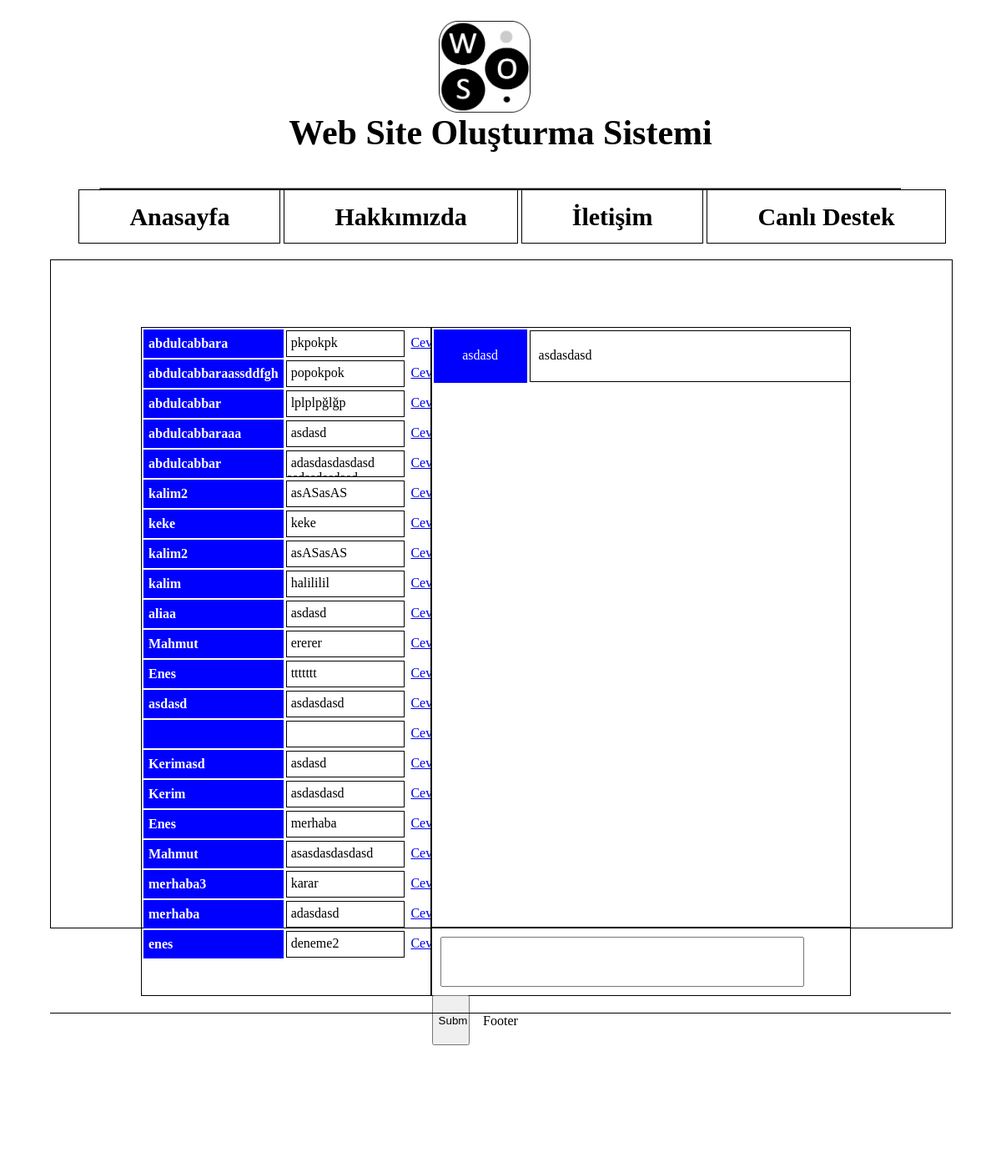
Screenshot of /index.php?sayfa=canlidestek_admin&oturum=8 with the database file from the repository.
### tables this page shows
CREATE TABLE `canli_destek` (
  `id` int(11) NOT NULL,
  `kullanici_adi` varchar(2000) NOT NULL,
  `kullanici_yazi` varchar(2000) NOT NULL,
  `tarih` datetime NOT NULL,
  `oturum` int(11) NOT NULL
);

### canlidestek_admin.php (the view, shortened to what this page needs)
<html>
<head>
</head>
<body>
<div class="canliDestekAdmin_Ekran">
<div class="canliDestekAdmin_Konusma">
<div class="canliDestekAdmin_Pencere">
<div class="canliDestekAdmin_Mesajlar">
<?php
include 'mysql_connect.php';
$sql4 = "SELECT kullanici_adi,kullanici_yazi,oturum,tarih FROM canli_destek order by tarih desc";
			$sorgu4 = $baglanti->query($sql4);
			echo '<table border="0px">';
			$oturum="";
			while($sonuc4=mysqli_fetch_assoc($sorgu4) )
			{
				$tut=$oturum;
				$oturum=$sonuc4['oturum'];
				if($tut!=$oturum)
				echo '<tr><td style="background-color:blue; color:white;"><b style="margin:0 5 0 5;">'.$sonuc4['kullanici_adi'].'</b></td><td><div style="border:1px solid black; width:140px; padding:5 0 0 0; overflow: hidden; height:25px;"><b style="margin:0 5 0 5;  font-weight:normal;">'.$sonuc4['kullanici_yazi'].'</a></div></td><td><div style=" width:60px; text-align:center; padding:5 0 0 0; height:25px;"><a style="" href="http://localhost:8080/WOS/index.php?sayfa=canlidestek_admin&oturum='.$oturum.'">Cevapla</a></div></td></tr>';
			}
			echo '</table>';
?>
</div>
<div class="canliDestekAdmin_Pencere_cevapver">
<div class="canliDestekAdmin_Pencere_cevap">
<?php
if(isset($_GET['oturum']))
{
		$oturum_id=$_GET['oturum'];
		$sql4 = "select ad,yazi,dt,ot from(
		select kullanici_adi ad,kullanici_yazi yazi, tarih dt, oturum ot from canli_destek
		union
		select 'Admin' ad,cevap yazi,date dt, oturum ot from canli_destek_cevap
		) tt
		where tt.ot='$oturum_id'
		order by tt.dt";
		$sorgu4 = $baglanti->query($sql4);
		echo '<table border="0px">';
		while($sonuc4=mysqli_fetch_assoc($sorgu4) )
		{
			if($sonuc4['ad']=="Admin"){
			echo '<tr><td style="background-color:red; color:white;"><div style="width:110px; border:1px solid black; height:40px; padding-top:20px; text-align:center;">'.$sonuc4['ad'].'</div></td><td><div style="width:590px; height:40px; padding:20 0 0 10; border:1px solid black; ">'.$sonuc4['yazi'].'</div></td></tr>';
			}
			else{
			echo '<tr><td style="background-color:blue; color:white;"><div style="width:110px; height:40px; padding-top:20px; text-align:center;">'.$sonuc4['ad'].'</div></td><td><div style="width:590px; height:40px; padding:20 0 0 10; border:1px solid black; ">'.$sonuc4['yazi'].'</div></td></tr>';
			}
		}
		echo '</table>';
}
?>
</div>
<div class="canliDestekAdmin_Pencere_cevapyaz">
<form method="POST">
<input type="text" name="admin_yazi" class="canliDestek_admin_Yazi_textbox"/>
<input type="submit" name="gonder_admin" class="canliDestek_admin_Yazi_button"/>
</form>
</div>
</div>
</div>
</div>
</div>
</body>
</html>

### index.php (shortened to what this page needs)
<html>
<head>
<link href="Desing/general.css" media="screen" rel="stylesheet" type="text/css">
</head>
<body>
<div class="anasayfa_Main">
<div class="anasayfa_Header">
<?php
	include('header.php');
?>
</div>
<div class="anasayfa_Body">
<?php
$sayfalar_klasor='./';
if(!empty($_GET['sayfa'])){
	$sayfalar=scandir($sayfalar_klasor,0);
	unset($sayfalar[0],$sayfalar[1]);
$sayfa=$_GET['sayfa'];
if(in_array($sayfa.'.php', $sayfalar)){
	include($sayfa.'.php');
}
else{
	echo 'Aradığınız sayfa bulunamadı';
}
}
else{
	include('body.php');
}
?>
</div>
<div class="anasayfa_Footer">
<?php
	include('footer.php');
?>
</div>
</div>
</body>
</html>

### header.php (shortened to what this page needs)
<html>
<head>
</head>
<body>
<div class="header_Bolum">
<a href="index.php?sayfa=body"><img src="Desing/Pictures/logo.png" class="header_Picture"/></a>
</div>
<div class="header_Bolum">
<h1 class="header_Text">Web Site Oluşturma Sistemi</h1>
</div>
<hr class="header_line"/>
<div class="header_Button">
<center>
<a href="index.php?sayfa=body">Anasayfa</a>
<a href="index.php?sayfa=hakkimizda">Hakkımızda</a>
<a href="index.php?sayfa=iletisim">İletişim</a>
<a href="index.php?sayfa=canlidestek">Canlı Destek</a>
</center>
</div>
</body>
</html>

### footer.php (shortened to what this page needs)
<html>
<head>
</head>
<body>
<div class="footer_Bolumler">
Footer
</div>
</body>
</html>

### Desing/general.css (style rules this page uses)
body { margin:0px; padding:0px; #background-color:#E6E6E6; }
.anasayfa_Main { width:1800px; height:100%; float:left; }
.anasayfa_Header { width:100%; float:left; margin:25px 0 0 0; }
.anasayfa_Body { width:100%; float:left; margin:20 0 0 0; }
.anasayfa_Footer { margin:20 0 0 0; width:100%; float:left; }
.header_Bolum { width:50%; height:110px; float:left; margin:0 0 10 0; }
@media screen and (max-width: 1400px) { .anasayfa_Main { width:1200px; } }
@media screen and (max-width: 1400px) { .header_Bolum { float:none; width:100%; height:90px; } }
@media screen and (max-width: 1400px) { .header_Bolum .header_Picture { margin-right:47%; } }
@media screen and (max-width: 1400px) { .header_Bolum .header_Text { width:100%; text-align:center; margin:0; } }
@media screen and (max-width: 1400px) { .header_Button { float:left; } }
.header_Picture { width:110px; height:110px; float:right; margin:0 110 0 0; }
.header_Text { font-size:42px; float:left; width:520px; font-family:Calibri; margin:27 0 0 -90; }
.header_line { width:80%; height:2px; color:balck; background-color:black; margin:auto; }
.header_Button { width:100%; margin:14px; }
.header_Button a { padding-top:15px; padding-bottom:15px; padding-right:60px; padding-left:60px; font-family:Calibri; color:black; font-weight:bold; font-size:30px; border:1px solid black; text-decoration: none; }
.footer_Bolumler { width:90%; height:190px; border-top:1px solid black; margin:auto; text-align:center; }
.canliDestekAdmin_Ekran { width:90%; margin:auto; }
.canliDestekAdmin_Konusma { width:100%; height:90%; border:1px solid black; padding-top:80px; }
.canliDestekAdmin_Pencere { width:80%; height:800px; margin:auto; }
.canliDestekAdmin_Mesajlar { width:40%; height:800px; overflow-y: scroll; float:left; border:1px solid black; }
.canliDestekAdmin_Pencere_cevapver { width:58%; height:800px; float:left; }
.canliDestekAdmin_Pencere_cevap { width:100%; height:718px; overflow-y: scroll; margin:auto; border:1px solid black; }
.canliDestekAdmin_Pencere_cevapyaz { width:100%; height:80px; margin:auto; border:1px solid black; }
.canliDestek_admin_Yazi_textbox { margin:10 5 0 10; width:87%; height:60px; }
.canliDestek_admin_Yazi_button { margin:10 10 0 0; width:9%; height:60px; }

### rows the page displays
canli_destek: kullanici_adi "abdulcabbara", kullanici_yazi "pkpokpk"
canli_destek: kullanici_adi "abdulcabbaraassddfgh", kullanici_yazi "popokpok"
canli_destek: kullanici_adi "abdulcabbar", kullanici_yazi "lplplpğlğp"
canli_destek: kullanici_adi "abdulcabbaraaa", kullanici_yazi "asdasd"
canli_destek: kullanici_adi "abdulcabbar", kullanici_yazi "adasdasdasdasd…"
canli_destek: kullanici_adi "kalim2", kullanici_yazi "asASasAS"
canli_destek: kullanici_adi "keke", kullanici_yazi "keke"
canli_destek: kullanici_adi "kalim2", kullanici_yazi "asASasAS"
canli_destek: kullanici_adi "kalim", kullanici_yazi "halililil"
canli_destek: kullanici_adi "aliaa", kullanici_yazi "asdasd"
canli_destek: kullanici_adi "Mahmut", kullanici_yazi "ererer"
canli_destek: kullanici_adi "Enes", kullanici_yazi "ttttttt"
canli_destek: kullanici_adi "asdasd", kullanici_yazi "asdasdasd"
canli_destek: kullanici_adi "Kerimasd", kullanici_yazi "asdasd"
canli_destek: kullanici_adi "Kerim", kullanici_yazi "asdasdasd"
canli_destek: kullanici_adi "Enes", kullanici_yazi "merhaba"
canli_destek: kullanici_adi "Mahmut", kullanici_yazi "asasdasdasdasd"
canli_destek: kullanici_adi "merhaba3", kullanici_yazi "karar"
canli_destek: kullanici_adi "merhaba", kullanici_yazi "adasdasd"
canli_destek: kullanici_adi "enes", kullanici_yazi "deneme2"

### other values shown
$sonuc4['ad'] "asdasd"
$sonuc4['yazi'] "asdasdasd"
